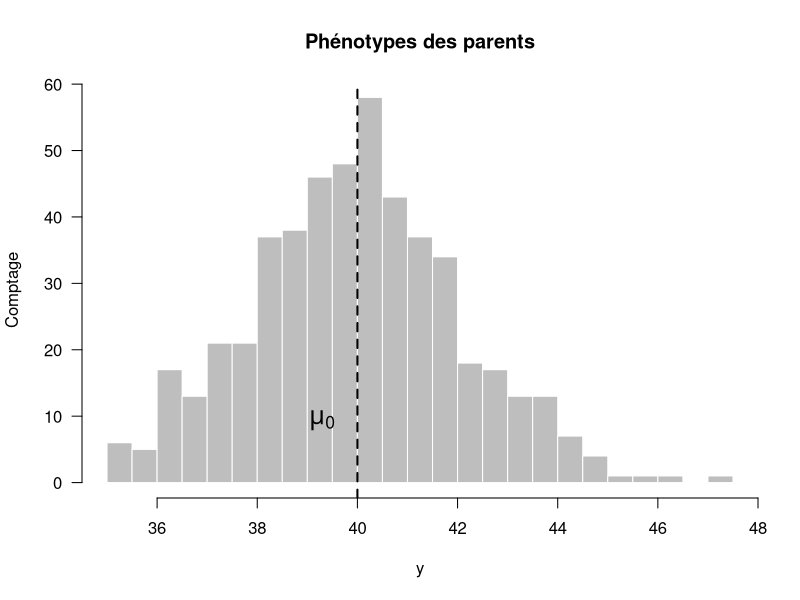
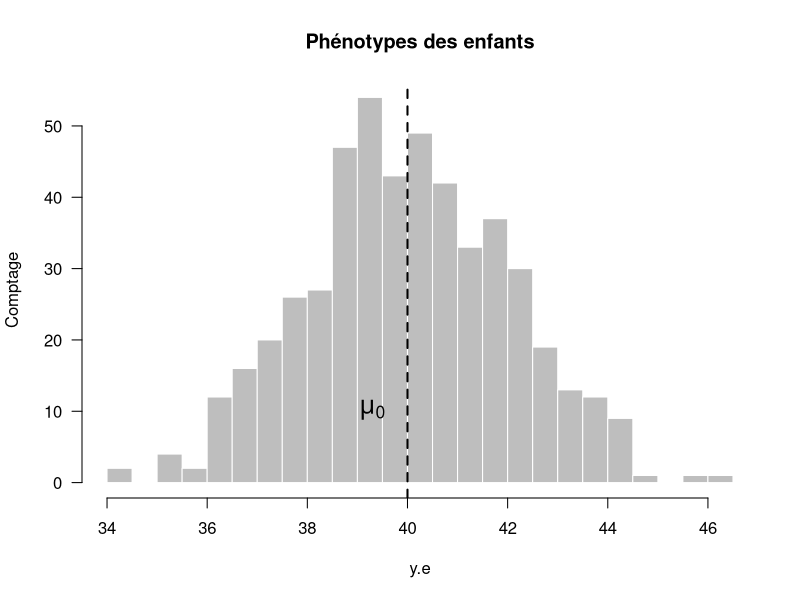
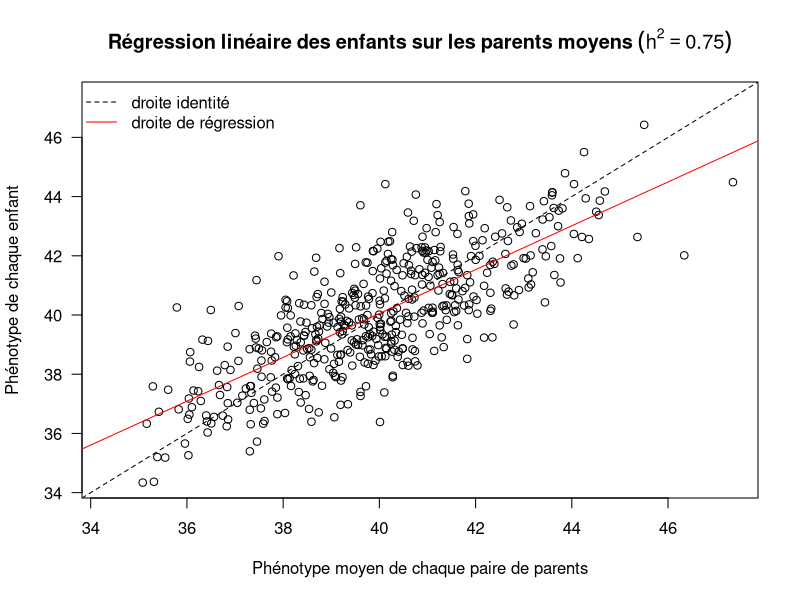
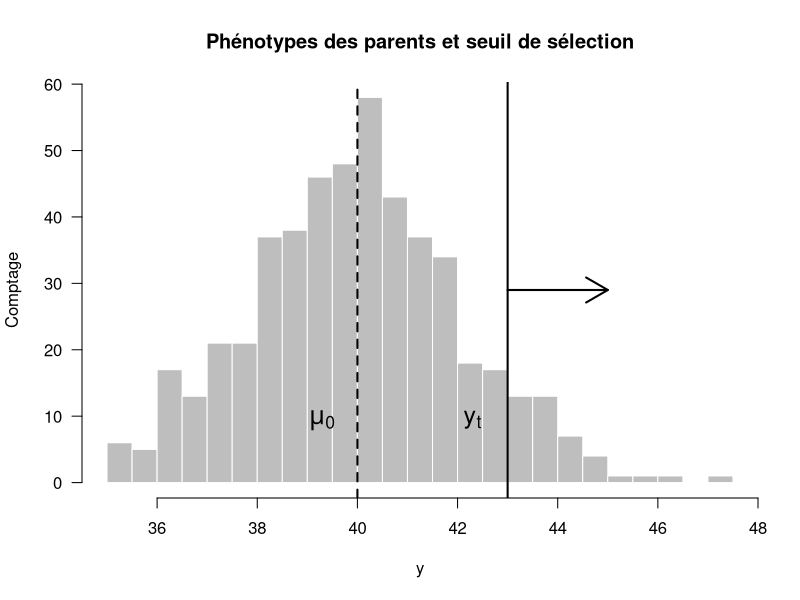
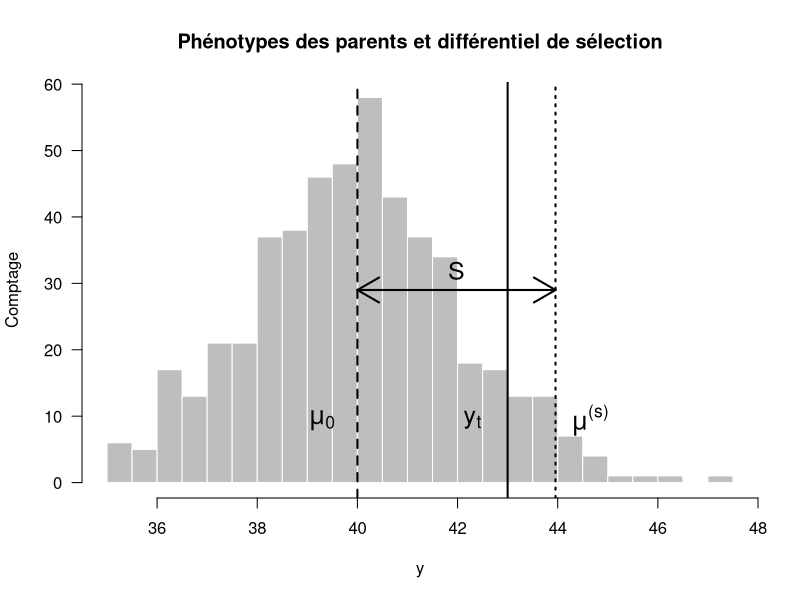
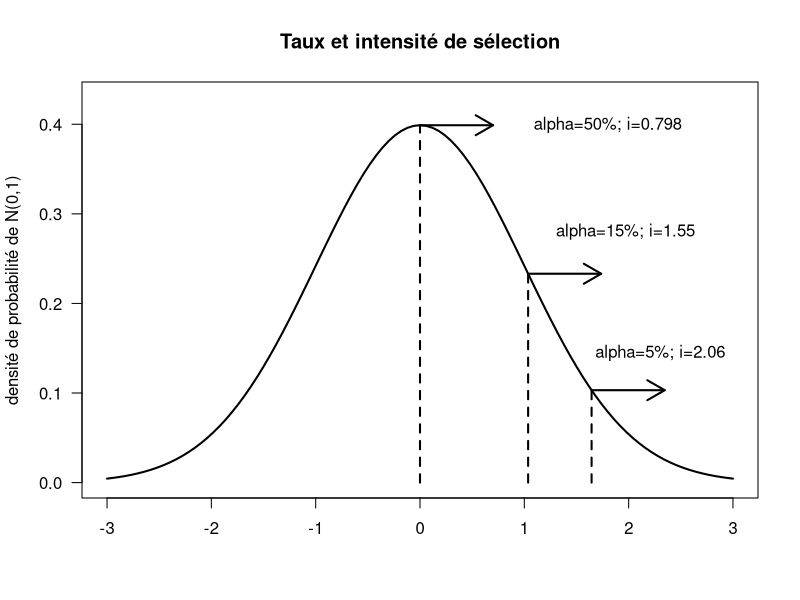
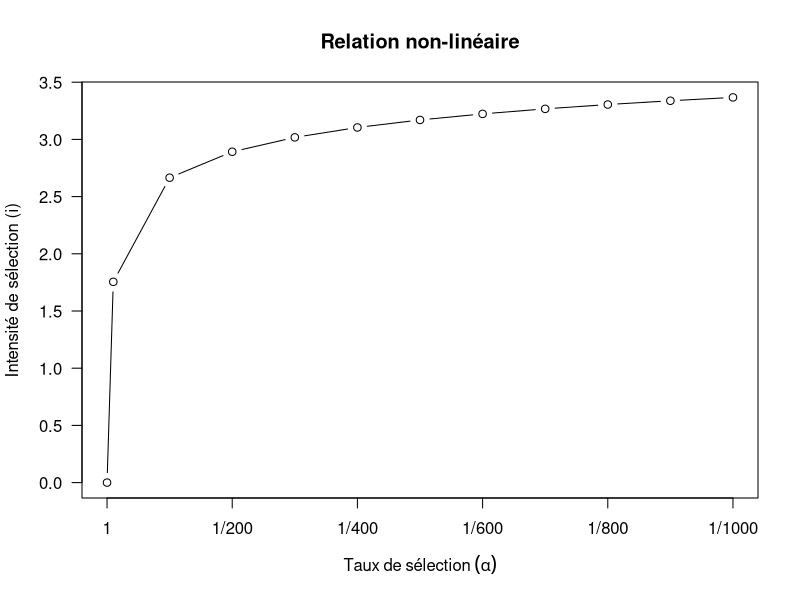
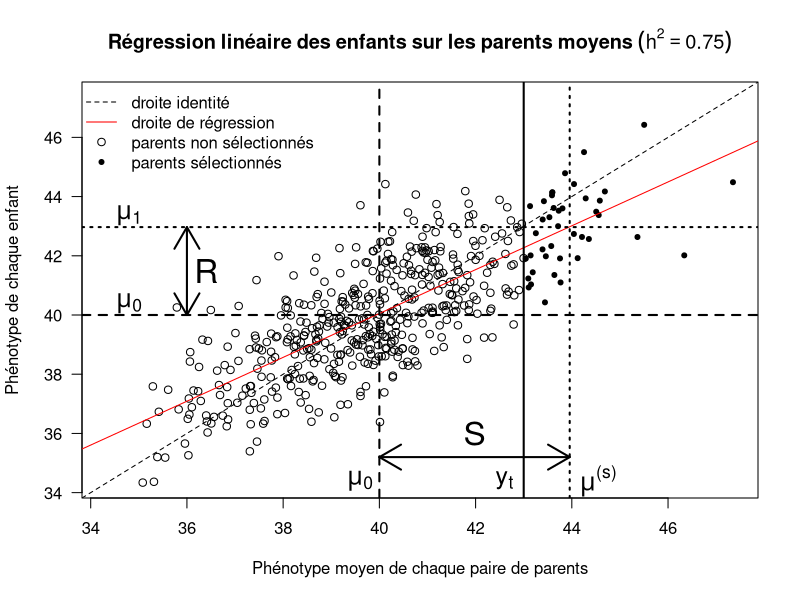

Recreate these plots in R, in order.
## ---- chunk 1
R.v.maj <- as.numeric(R.version$major)
R.v.min.1 <- as.numeric(strsplit(R.version$minor, "\\.")[[1]][1])
if(R.v.maj < 2 || (R.v.maj == 2 && R.v.min.1 < 15))
  stop("requires R >= 2.15", call.=FALSE)

suppressPackageStartupMessages(library(knitr))
opts_chunk$set(echo=TRUE, warning=TRUE, message=TRUE, cache=FALSE, fig.align="center")

options(digits=3)
## ---- chunk 2
suppressPackageStartupMessages(library(MASS))
## ---- chunk 3
set.seed(1859)
I <- 500
J <- 1
N <- I * J
mu.0 <- 40
mean.midparents <- mu.0
mean.offsprings <- mu.0
sigma.a2 <- 3
sigma2 <- 1
var.midparents <- sigma.a2 + sigma2
var.offsprings <- sigma.a2 + sigma2
(h2 <- sigma.a2 / (sigma.a2 + sigma2))
covar.midpar.off <- h2 * var.midparents
Sigma <- matrix(c(var.midparents, covar.midpar.off,
                  covar.midpar.off, var.offsprings),
                nrow=2, ncol=2)
all.y <- mvrnorm(n=N, mu=c(mean.midparents, mean.offsprings),
                 Sigma=Sigma)
y <- all.y[,1] # mid-parents
y.e <- all.y[,2] # offsprings
## ---- chunk 4
tmp <- hist(x=y, breaks="FD",
            col="grey", border="white", las=1,
            main="Phénotypes des parents", ylab="Comptage")
y1 <- quantile(tmp$counts, 0.35)
abline(v=mu.0, lty=2, lwd=2)
text(x=mu.0-0.7, y=y1, labels=expression(mu["0"]), cex=1.5)
tmp <- hist(x=y.e, breaks="FD",
            col="grey", border="white", las=1,
            main="Phénotypes des enfants", ylab="Comptage")
y.e1 <- quantile(tmp$counts, 0.35)
abline(v=mu.0, lty=2, lwd=2)
text(x=mu.0-0.7, y=y.e1, labels=expression(mu["0"]), cex=1.5)
## ---- chunk 5
lang <- "fr"
xylim <- range(c(y, y.e))
plot(x=y, y=y.e, las=1, pch=1,
     xlim=xylim, ylim=xylim,
     xlab=ifelse(lang == "fr",
                 "Phénotype moyen de chaque paire de parents",
                 "Average phenotypes of each parental pair"),
     ylab=ifelse(lang == "fr",
                 "Phénotype de chaque enfant",
                 "Phenotypes of each offspring"))
if(lang == "fr"){
  title(main=bquote(bold(Régression~linéaire~des~enfants~sur~les~parents~moyens)~(h^2==.(h2))))
} else
  title(main=bquote(bold(Linear~regression~of~offsprings~on~average~parents)~(h^2==.(h2))))
abline(a=0, b=1, lty=2)
abline(lm(y.e ~ y), col="red")
legend("topleft",
       legend=c(ifelse(lang == "fr", "droite identité",
                       "identity line"),
                ifelse(lang == "fr", "droite de régression",
                       "regression line")),
       lty=c(2,1), pch=c(-1,-1), col=c("black","red"), bty="n")
## ---- chunk 6
tmp <- hist(x=y, breaks="FD",
            col="grey", border="white", las=1,
            main="Phénotypes des parents et seuil de sélection",
            ylab="Comptage")
y2 <- 0.5*max(tmp$counts)
abline(v=mu.0, lty=2, lwd=2)
text(x=mu.0-0.7, y=y1, labels=expression(mu["0"]), cex=1.5)
y.t <- 43
abline(v=y.t, lty=1, lwd=2)
text(x=y.t-0.7, y=y1, labels=expression("y"["t"]), cex=1.5)
arrows(x0=y.t, y0=y2, x1=y.t+2, y1=y2, lwd=2)
## ---- chunk 7
sum(is.sel <- (y >= y.t))
(mu.s <- mean(y[is.sel]))
(S <- mu.s - mu.0)
## ---- chunk 8
tmp <- hist(x=y, breaks="FD", col="grey", border="white", las=1,
            main="Phénotypes des parents et différentiel de sélection",
            ylab="Comptage")
abline(v=mu.0, lty=2, lwd=2)
text(x=mu.0-0.7, y=y1, labels=expression(mu["0"]), cex=1.5)
y.t <- 43
abline(v=y.t, lty=1, lwd=2)
text(x=y.t-0.7, y=y1, labels=expression("y"["t"]), cex=1.5)
abline(v=mu.s, lty=3, lwd=2)
text(x=mu.s+0.7, y=y1, labels=expression(mu^"(s)"), cex=1.5)
arrows(x0=mu.0, y0=y2,
       x1=mu.s, y1=y2, lwd=2, code=3)
text(x=mu.0+(S/2), y=1.1*y2, labels="S", cex=1.5)
## ---- chunk 9
(alpha <- sum(is.sel) / length(y))
## ---- chunk 10
alpha <- c(0.01, 0.05, 0.1, 0.15, 0.2, 0.5) # from 1% to 20%
z <- qnorm(p=alpha, mean=0, sd=1, lower.tail=FALSE)
phi.z <- dnorm(x=z, mean=0, sd=1)
(i <- phi.z / alpha)
## ---- chunk 11
curve(expr=dnorm(x, mean=0, sd=1), from=-3, to=3,
      main="Taux et intensité de sélection",
      xlab="",
      ylab="densité de probabilité de N(0,1)",
      ylim=c(0, 0.43),
      las=1, col="black", lwd=2)
idx <- which(alpha %in% 0.05)
lines(x=c(z[idx], z[idx]), y=c(0,phi.z[idx]), lwd=2, lty=2)
arrows(x0=z[idx], y0=phi.z[idx], x1=z[idx]+0.7, lwd=2, length=0.2)
text(x=z[idx]*1.4, y=phi.z[idx]*1.4,
     labels=paste0("alpha=", format(100*alpha[idx], digits=2), "%",
                   "; i=", format(i[idx], digits=3)))
idx <- which(alpha %in% 0.15)
lines(x=c(z[idx], z[idx]), y=c(0,phi.z[idx]), lwd=2, lty=2)
arrows(x0=z[idx], y0=phi.z[idx], x1=z[idx]+0.7, lwd=2, length=0.2)
text(x=z[idx]*1.9, y=phi.z[idx]*1.2,
     labels=paste0("alpha=", format(100*alpha[idx], digits=2), "%",
                   "; i=", format(i[idx], digits=3)))
idx <- which(alpha %in% 0.50)
lines(x=c(z[idx], z[idx]), y=c(0,phi.z[idx]), lwd=2, lty=2)
arrows(x0=z[idx], y0=phi.z[idx], x1=z[idx]+0.7, lwd=2, length=0.2)
text(x=z[idx]+1.8, y=phi.z[idx],
     labels=paste0("alpha=", format(100*alpha[idx], digits=2), "%",
                   "; i=", format(i[idx], digits=3)))
## ---- chunk 12
alpha2i <- function(alpha){
  return(dnorm(x=qnorm(p=alpha, mean=0, sd=1, lower.tail=FALSE),
               mean=0, sd=1) /
         alpha)
}
values.alpha <- c(1/10, 1 / (100 * seq(1, 10, by=1)))
values.i <- alpha2i(values.alpha)
values.alpha <- c(1, values.alpha)
values.i <- c(0, values.i)
ticks.x <- c(0, 0.10, seq(1, 10, by=1))
plot(x=ticks.x, y=values.i, type="b", las=1,
     xaxt="n",
     xlab=expression(Taux~de~sélection~(alpha)),
     ylab="Intensité de sélection (i)",
     main="Relation non-linéaire")
axis(side=1, at=ticks.x[c(1, seq(4,12,by=2))],
     labels=c("1", "1/200", "1/400", "1/600", "1/800", "1/1000"))
## ---- chunk 13
(mu.1 <- mean(y.e[is.sel]))
(R <- mu.1 - mu.0)
## ---- chunk 14
lang <- "fr"
plot(x=y, y=y.e, las=1, type="n",
     xlim=xylim, ylim=xylim,
     xlab=ifelse(lang == "fr",
                 "Phénotype moyen de chaque paire de parents",
                 "Average phenotypes of each parental pair"),
     ylab=ifelse(lang == "fr",
                 "Phénotype de chaque enfant",
                 "Phenotypes of each offspring"))
if(lang == "fr"){
  title(main=bquote(bold(Régression~linéaire~des~enfants~sur~les~parents~moyens)~(h^2==.(h2))))
} else
  title(main=bquote(bold(Linear~regression~of~offsprings~on~average~parents)~(h^2==.(h2))))
points(x=y[! is.sel], y=y.e[! is.sel], pch=1)
points(x=y[is.sel], y=y.e[is.sel], pch=20)
abline(a=0, b=1, lty=2)
abline(lm(y.e ~ y), col="red")
legend("topleft",
       legend=c(ifelse(lang == "fr", "droite identité",
                       "identity line"),
                ifelse(lang == "fr", "droite de régression",
                       "regression line"),
                ifelse(lang == "fr", "parents non sélectionnés",
                       "unselected parents"),
                ifelse(lang == "fr", "parents sélectionnés",
                       "selected parents")),
       lty=c(2,1,0,0), pch=c(-1,-1,1,20), col=c("black","red","black"),
       bty="n")
abline(v=mu.0, lty=2, lwd=2)
text(x=mu.0-0.4, y=34.4, labels=expression(mu["0"]), cex=1.5)
abline(h=mu.0, lty=2, lwd=2)
text(x=34.8, y=mu.0+0.4, labels=expression(mu["0"]), cex=1.5)
abline(v=y.t, lty=1, lwd=2)
text(x=y.t-0.4, y=34.4, labels=expression("y"["t"]), cex=1.5)
abline(v=mu.s, lty=3, lwd=2)
text(x=mu.s+0.6, y=34.4, labels=expression(mu^"(s)"), cex=1.5)
arrows(x0=mu.0, y0=35.2,
       x1=mu.s, y1=35.2, lwd=2, code=3)
text(x=mu.0+(S/2), y=36, labels="S", cex=2)
abline(h=mu.1, lty=3, lwd=2)
text(x=34.8, y=mu.1+0.4, labels=expression(mu["1"]), cex=1.5)
arrows(x0=36, y0=mu.0,
       x1=36, y1=mu.1, lwd=2, code=3)
text(x=36.4, y=mu.0+(R/2), labels="R", cex=2)
## mtext("T. Flutre (INRA)", side=1, line=3.5, at=47, cex=0.8)
## ---- chunk 15
print(sessionInfo(), locale=FALSE)
